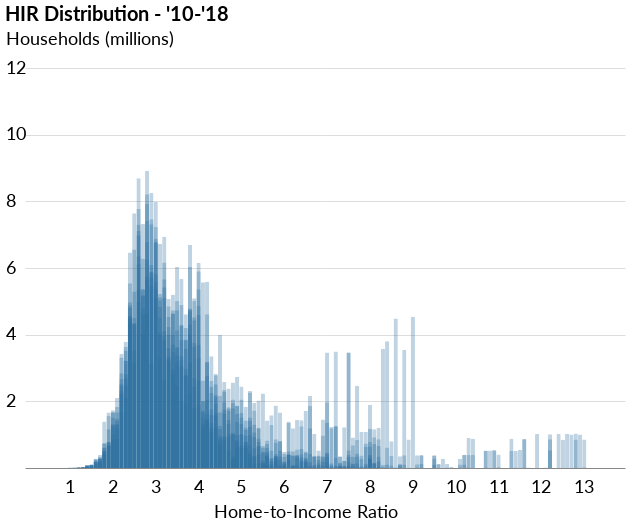

Notebook cell for this chart:
### Markdown cell above
#### 2010-2018 Distribution

### Code cell
years = range(2010,2019)
variables = []
counter = 0
for year in years:
    df = pd.DataFrame(yrs_dict[year]['bins'].items(), columns=['Bins', 'Counts']).sort_values(['Bins'])
    df = df[df.Bins <= 13]  # Removing outliers (to ensure consistent x axis values)
    add_vals = []
    for val in np.arange(0,14,.1):
        if round(val,1) not in df.Bins.values:
            add_vals.append(round(val,1))
    missing_vals = pd.DataFrame({'Bins':add_vals, 'Counts':list(np.full(len(add_vals),0))})
    df = pd.concat([df, missing_vals]).sort_values('Bins')
    
    var = alt.Chart(df, title='HIR Distribution - \'10-\'18'
                   ).mark_bar(color='#2d6e9f', size=4.2, opacity=.3, cornerRadiusTopLeft=1, cornerRadiusTopRight=1
                             ).encode(x=alt.X('Bins:O', title='Home-to-Income Ratio', axis=alt.Axis(values=list(range(1,14)), titleFontSize=18, labelFontSize=18, titleY=35)), 
                                      y=alt.Y('Counts:Q', title='Households (millions)', scale=alt.Scale(domain=[0,12]), axis=alt.Axis(titleFontSize=18, labelFontSize=18, values=list(range(2,14,2)))))
    variables.append(var)
    counter += 1

combined1018 = var   # Last chart created (must assign altair chart object to variable to enable appending)
for var in variables[:-1]:  # Excluding last chart
    combined1018 += var

combined1018

### Figure 1 — Vega-Lite specification as saved in the notebook (floating-point values rounded to 4 significant figures; data arrays with more than 128 entries replaced by an {"elided": "..."} marker saying what was removed)
{"width": 600, "height": 400, "background": "white", "config": {"title": {"fontSize": 20, "anchor": "start", "font": "Lato", "offset": 5}, "axisX": {"grid": false, "labelFont": "Lato", "labelFontSize": 14, "labelAngle": 0, "labelPadding": 10, "ticks": false, "tickSize": 5, "title": null, "titleFont": "Lato", "titleFontSize": 14, "titleFontWeight": "light", "titleY": 30, "titleX": 280}, "axisY": {"grid": true, "gridOpacity": 1, "labelFont": "Lato", "labelFontSize": 14, "labelLimit": 100, "labelAlign": "left", "labelPadding": 20, "ticks": false, "title": null, "titleFont": "Lato", "titleFontWeight": "normal", "titleFontSize": 14, "titleAlign": "left", "titleAngle": 0, "titleY": -20, "titleX": -20, "domainWidth": 0}, "view": {"strokeOpacity": 0}}, "layer": [{"data": {"name": "data-5daa348a5247197fa445f2d4d6fcb303"}, "mark": {"type": "bar", "color": "#2d6e9f", "cornerRadiusTopLeft": 1, "cornerRadiusTopRight": 1, "opacity": 0.3, "size": 4.2}, "encoding": {"x": {"type": "ordinal", "axis": {"labelFontSize": 18, "titleFontSize": 18, "titleY": 35, "values": [1, 2, 3, 4, 5, 6, 7, 8, 9, 10, 11, 12, 13]}, "field": "Bins", "title": "Home-to-Income Ratio"}, "y": {"type": "quantitative", "axis": {"labelFontSize": 18, "titleFontSize": 18, "values": [2, 4, 6, 8, 10, 12]}, "field": "Counts", "scale": {"domain": [0, 12]}, "title": "Households (millions)"}}, "title": "HIR Distribution - '10-'18"}, {"data": {"name": "data-eef31785c02e818ed9aefc38e00500b3"}, "mark": {"type": "bar", "color": "#2d6e9f", "cornerRadiusTopLeft": 1, "cornerRadiusTopRight": 1, "opacity": 0.3, "size": 4.2}, "encoding": {"x": {"type": "ordinal", "axis": {"labelFontSize": 18, "titleFontSize": 18, "titleY": 35, "values": [1, 2, 3, 4, 5, 6, 7, 8, 9, 10, 11, 12, 13]}, "field": "Bins", "title": "Home-to-Income Ratio"}, "y": {"type": "quantitative", "axis": {"labelFontSize": 18, "titleFontSize": 18, "values": [2, 4, 6, 8, 10, 12]}, "field": "Counts", "scale": {"domain": [0, 12]}, "title": "Households (millions)"}}, "title": "HIR Distribution - '10-'18"}, {"data": {"name": "data-35a239d8643fba2cb4dff2b3b8ebbbf9"}, "mark": {"type": "bar", "color": "#2d6e9f", "cornerRadiusTopLeft": 1, "cornerRadiusTopRight": 1, "opacity": 0.3, "size": 4.2}, "encoding": {"x": {"type": "ordinal", "axis": {"labelFontSize": 18, "titleFontSize": 18, "titleY": 35, "values": [1, 2, 3, 4, 5, 6, 7, 8, 9, 10, 11, 12, 13]}, "field": "Bins", "title": "Home-to-Income Ratio"}, "y": {"type": "quantitative", "axis": {"labelFontSize": 18, "titleFontSize": 18, "values": [2, 4, 6, 8, 10, 12]}, "field": "Counts", "scale": {"domain": [0, 12]}, "title": "Households (millions)"}}, "title": "HIR Distribution - '10-'18"}, {"data": {"name": "data-16779520ec8740e894a199104cfca5ff"}, "mark": {"type": "bar", "color": "#2d6e9f", "cornerRadiusTopLeft": 1, "cornerRadiusTopRight": 1, "opacity": 0.3, "size": 4.2}, "encoding": {"x": {"type": "ordinal", "axis": {"labelFontSize": 18, "titleFontSize": 18, "titleY": 35, "values": [1, 2, 3, 4, 5, 6, 7, 8, 9, 10, 11, 12, 13]}, "field": "Bins", "title": "Home-to-Income Ratio"}, "y": {"type": "quantitative", "axis": {"labelFontSize": 18, "titleFontSize": 18, "values": [2, 4, 6, 8, 10, 12]}, "field": "Counts", "scale": {"domain": [0, 12]}, "title": "Households (millions)"}}, "title": "HIR Distribution - '10-'18"}, {"data": {"name": "data-e37fdb5e0020f7ea5122ace4586673cf"}, "mark": {"type": "bar", "color": "#2d6e9f", "cornerRadiusTopLeft": 1, "cornerRadiusTopRight": 1, "opacity": 0.3, "size": 4.2}, "encoding": {"x": {"type": "ordinal", "axis": {"labelFontSize": 18, "titleFontSize": 18, "titleY": 35, "values": [1, 2, 3, 4, 5, 6, 7, 8, 9, 10, 11, 12, 13]}, "field": "Bins", "title": "Home-to-Income Ratio"}, "y": {"type": "quantitative", "axis": {"labelFontSize": 18, "titleFontSize": 18, "values": [2, 4, 6, 8, 10, 12]}, "field": "Counts", "scale": {"domain": [0, 12]}, "title": "Households (millions)"}}, "title": "HIR Distribution - '10-'18"}, {"data": {"name": "data-beabde86cca0651e7affb556e95d67df"}, "mark": {"type": "bar", "color": "#2d6e9f", "cornerRadiusTopLeft": 1, "cornerRadiusTopRight": 1, "opacity": 0.3, "size": 4.2}, "encoding": {"x": {"type": "ordinal", "axis": {"labelFontSize": 18, "titleFontSize": 18, "titleY": 35, "values": [1, 2, 3, 4, 5, 6, 7, 8, 9, 10, 11, 12, 13]}, "field": "Bins", "title": "Home-to-Income Ratio"}, "y": {"type": "quantitative", "axis": {"labelFontSize": 18, "titleFontSize": 18, "values": [2, 4, 6, 8, 10, 12]}, "field": "Counts", "scale": {"domain": [0, 12]}, "title": "Households (millions)"}}, "title": "HIR Distribution - '10-'18"}, {"data": {"name": "data-f8c592b912fbd73afbc0476652a47641"}, "mark": {"type": "bar", "color": "#2d6e9f", "cornerRadiusTopLeft": 1, "cornerRadiusTopRight": 1, "opacity": 0.3, "size": 4.2}, "encoding": {"x": {"type": "ordinal", "axis": {"labelFontSize": 18, "titleFontSize": 18, "titleY": 35, "values": [1, 2, 3, 4, 5, 6, 7, 8, 9, 10, 11, 12, 13]}, "field": "Bins", "title": "Home-to-Income Ratio"}, "y": {"type": "quantitative", "axis": {"labelFontSize": 18, "titleFontSize": 18, "values": [2, 4, 6, 8, 10, 12]}, "field": "Counts", "scale": {"domain": [0, 12]}, "title": "Households (millions)"}}, "title": "HIR Distribution - '10-'18"}, {"data": {"name": "data-2ca6979c27aa57abb677c387fce40995"}, "mark": {"type": "bar", "color": "#2d6e9f", "cornerRadiusTopLeft": 1, "cornerRadiusTopRight": 1, "opacity": 0.3, "size": 4.2}, "encoding": {"x": {"type": "ordinal", "axis": {"labelFontSize": 18, "titleFontSize": 18, "titleY": 35, "values": [1, 2, 3, 4, 5, 6, 7, 8, 9, 10, 11, 12, 13]}, "field": "Bins", "title": "Home-to-Income Ratio"}, "y": {"type": "quantitative", "axis": {"labelFontSize": 18, "titleFontSize": 18, "values": [2, 4, 6, 8, 10, 12]}, "field": "Counts", "scale": {"domain": [0, 12]}, "title": "Households (millions)"}}, "title": "HIR Distribution - '10-'18"}, {"data": {"name": "data-93cf54f28e67cd6b6ab2e0e3533dc5f4"}, "mark": {"type": "bar", "color": "#2d6e9f", "cornerRadiusTopLeft": 1, "cornerRadiusTopRight": 1, "opacity": 0.3, "size": 4.2}, "encoding": {"x": {"type": "ordinal", "axis": {"labelFontSize": 18, "titleFontSize": 18, "titleY": 35, "values": [1, 2, 3, 4, 5, 6, 7, 8, 9, 10, 11, 12, 13]}, "field": "Bins", "title": "Home-to-Income Ratio"}, "y": {"type": "quantitative", "axis": {"labelFontSize": 18, "titleFontSize": 18, "values": [2, 4, 6, 8, 10, 12]}, "field": "Counts", "scale": {"domain": [0, 12]}, "title": "Households (millions)"}}, "title": "HIR Distribution - '10-'18"}], "$schema": "https://vega.github.io/schema/vega-lite/v4.0.0.json", "datasets": {"data-5daa348a5247197fa445f2d4d6fcb303": {"elided": "140 records"}, "data-eef31785c02e818ed9aefc38e00500b3": {"elided": "140 records"}, "data-35a239d8643fba2cb4dff2b3b8ebbbf9": {"elided": "140 records"}, "data-16779520ec8740e894a199104cfca5ff": {"elided": "140 records"}, "data-e37fdb5e0020f7ea5122ace4586673cf": {"elided": "140 records"}, "data-beabde86cca0651e7affb556e95d67df": {"elided": "140 records"}, "data-f8c592b912fbd73afbc0476652a47641": {"elided": "140 records"}, "data-2ca6979c27aa57abb677c387fce40995": {"elided": "140 records"}, "data-93cf54f28e67cd6b6ab2e0e3533dc5f4": {"elided": "140 records"}}}
